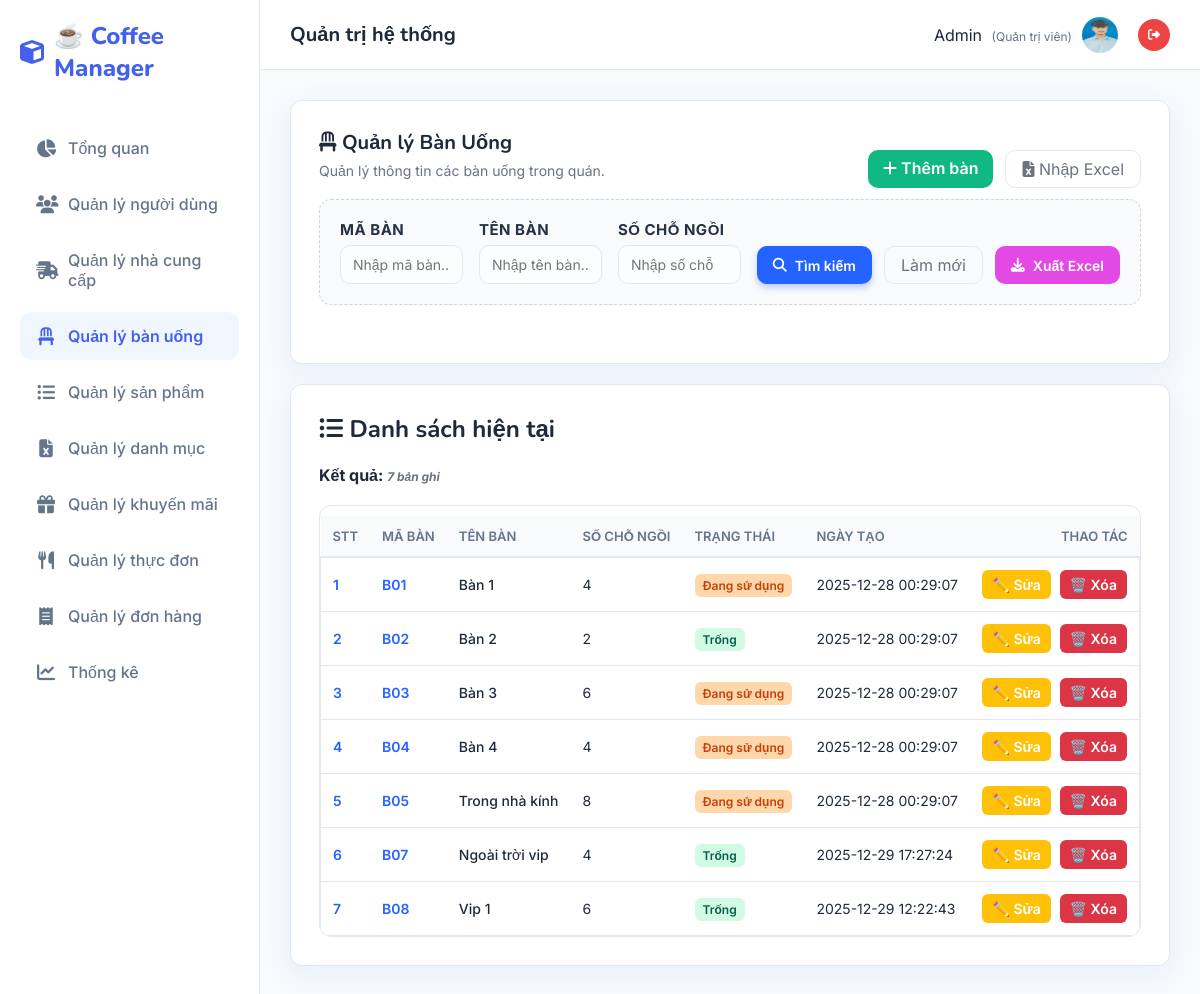
Before: /Banuong/danhsach (signed in) with the older database file.
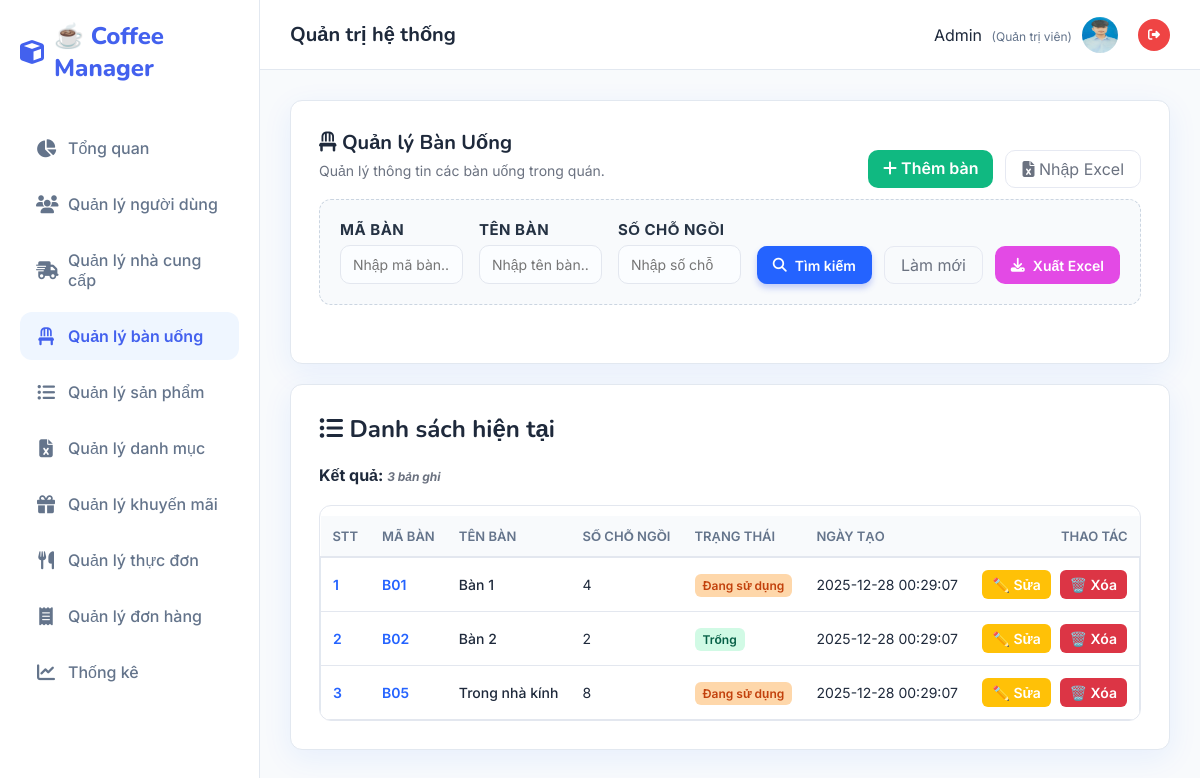
After: the same page with the newer database file.
### tables this page shows
CREATE TABLE `ban_uong` (
  `ma_ban` varchar(50) NOT NULL,
  `ten_ban` varchar(100) NOT NULL UNIQUE,
  `so_cho_ngoi` int(11) NOT NULL,
  `trang_thai_ban` enum('trong','dang_su_dung') DEFAULT 'trong',
  `ngay_tao` datetime DEFAULT CURRENT_TIMESTAMP()
);

### MVC/Core/controller.php (called while the page is built, shortened)
<?php
    class controller{
        public function model($model){
        return new $model;
        }
        public function view($view,$data=[]){
            include_once __DIR__.'/../Views/'.$view.'.php';
        }
    }
?>

### MVC/Controllers/Banuong.php (called while the page is built, shortened)
<?php
    class Banuong extends controller{
        private $bu;
        function __construct()
        {
            $this->bu = $this->model("Banuong_m");
        }
        function danhsach(){
            $result = $this->bu->Banuong_find('', '', '');
            $this->view('Master',[
                'page' => 'Danhsachbanuong_v',
                'ma_ban' => '',
                'ten_ban' => '',
                'so_cho_ngoi' => '',
                'dulieu' => $result
            ]);
        }
    }
?>

### MVC/Core/app.php (called while the page is built, shortened)
<?php
    class app{
        protected $action = "Get_data";
        function __construct()
        {
            $arr = $this->processURL();
            if($arr!=null){
                if(file_exists(__DIR__.'/../Controllers/'.$arr[0].'.php')){
                    unset($arr[0]);
                }
            }
            $this->controller=new $this->controller;
            if(isset($arr[1])){
                if(method_exists($this->controller,$arr[1])){
                    $this->action=$arr[1];
                    unset($arr[1]);
                }
            }
            $this->param=$arr?array_values($arr):[];
            call_user_func_array([$this->controller,$this->action],$this->param);
        }
        function processURL(){
        if(isset($_GET['url'])){
            return explode('/',filter_var(trim($_GET['url']),FILTER_DEFAULT));
        }
    }
    }
?>

### index.php (called while the page is built, shortened)
<?php
    $myapp = new app();
?>

### MVC/Core/connectDB.php (called while the page is built, shortened)
<?php
    class connectDB{
            function __construct()
            {
                $this->con=mysqli_connect('localhost','root','','Web');
            }
    }
?>

### MVC/Models/Banuong_m.php (called while the page is built, shortened)
<?php
    class Banuong_m extends connectDB{
        function Banuong_find($ma_ban, $ten_ban, $so_cho_ngoi){
            $sql = "SELECT * FROM ban_uong WHERE ma_ban LIKE '%$ma_ban%' AND ten_ban LIKE '%$ten_ban%' AND so_cho_ngoi LIKE '%$so_cho_ngoi%' ORDER BY LENGTH(ma_ban), ma_ban";
            return mysqli_query($this->con, $sql);
        }
    }
?>

### MVC/Views/Pages/Danhsachbanuong_v.php (the view, shortened to what the changed rows need)
<!DOCTYPE html>
<html lang="vi">
<body>
    <div class="card">
        <div class="actions-top">
            <div>
                <h1><i class="fa-solid fa-chair"></i> Quản lý Bàn Uống</h1>
            </div>
        </div>
    </div>
    <div class="card">
        <h2><i class="fa-solid fa-list-ul"></i> Danh sách hiện tại</h2>
        <?php
            if(isset($data['dulieu'])){
                if (is_object($data['dulieu'])) {
                    $count = mysqli_num_rows($data['dulieu']);
                    mysqli_data_seek($data['dulieu'], 0);
                } else {
                    $count = 0;
                }
            ?>
        <div style="margin:10px 0">
            <strong>Kết quả: <span id="resultCount" class="hint"></span></strong>
        </div>
        <div class="table-container">
            <table>
                <thead>
                    <tr>
                        <th>STT</th>
                        <th>Mã Bàn</th>
                        <th>Tên Bàn</th>
                        <th>Số Chỗ Ngồi</th>
                        <th>Trạng Thái</th>
                        <th>Ngày Tạo</th>
                        <th style="text-align:right">Thao tác</th>
                    </tr>
                </thead>
                <tbody id="dmBody">
                    <?php
                    if($count > 0) {
                        $serial = 1;
                        while($row = mysqli_fetch_array($data['dulieu'])){
                    ?>
                    <tr>
                        <td><span style="font-weight:600;color:var(--accent)"><?php echo $serial++; ?></span>
                        </td>
                        <td><span
                                style="font-weight:600;color:var(--accent)"><?php echo htmlspecialchars($row['ma_ban']) ?></span>
                        </td>
                        <td><a href="http://localhost/QLSP/Banuong/order/<?php echo urlencode($row['ma_ban']) ?>" style="color: inherit; text-decoration: none; font-weight: 500;"><?php echo htmlspecialchars($row['ten_ban']) ?></a></td>
                        <td><?php echo htmlspecialchars($row['so_cho_ngoi']) ?></td>
                        <td>
                            <span
                                style="background:<?php echo $row['trang_thai_ban']=='trong'?'#d1fae5':'#fed7aa'; ?>;color:<?php echo $row['trang_thai_ban']=='trong'?'#065f46':'#c2410c'; ?>;padding:4px 8px;border-radius:6px;font-size:12px;font-weight:600">
                                <?php echo $row['trang_thai_ban'] == 'trong' ? 'Trống' : 'Đang sử dụng'; ?>
                            </span>
                        </td>
                        <td><?php echo htmlspecialchars($row['ngay_tao']) ?></td>
                        <td style="text-align:right">
                            <a href="http://localhost/QLSP/Banuong/sua/<?php echo urlencode($row['ma_ban']) ?>"><button
                                    class="btn-edit">✏️
                                    Sửa</button></a>
                            <a href="http://localhost/QLSP/Banuong/xoa/<?php echo urlencode($row['ma_ban']) ?>"
                                onclick="return confirm('Bạn có chắc chắn muốn xoá không?')"><button
                                    class="btn-delete">🗑️
                                    Xóa</button></a>
                        </td>
                    </tr>
                    <?php } } ?>
                </tbody>
            </table>
        </div>
        <?php } ?>
    </div>
</body>
</html>

Changed rows visible on the page:
removed ban_uong: ma_ban "B03", ten_ban "Bàn 3", so_cho_ngoi "6", trang_thai_ban "Đang sử dụng", ngay_tao "2025-12-28 00:29:07"
removed ban_uong: ma_ban "B04", ten_ban "Bàn 4", so_cho_ngoi "4", trang_thai_ban "Đang sử dụng", ngay_tao "2025-12-28 00:29:07"
removed ban_uong: ma_ban "B07", ten_ban "Ngoài trời vip", so_cho_ngoi "4", trang_thai_ban "Trống", ngay_tao "2025-12-29 17:27:24"
removed ban_uong: ma_ban "B08", ten_ban "Vip 1", so_cho_ngoi "6", trang_thai_ban "Trống", ngay_tao "2025-12-29 12:22:43"
Other visible differences:
text written by a page script: "7 bản ghi" → "3 bản ghi"
